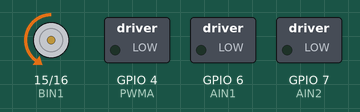
Simulated run of this program. Board: ESP32-S3. On the bench: motor-driver pin pairs drawn as motors (green arrow = first pin HIGH = forward, orange = second pin HIGH = backward, longer = more drive, scaled by the enable pin), switched loads named in the program (green lamp = pin HIGH).

Above: at 1.5 s.
At 4.5 s:
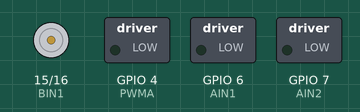
At 7.5 s:
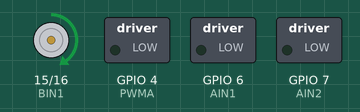
Timing chart, 0 to 11.7 s (numbered marks = the images above):
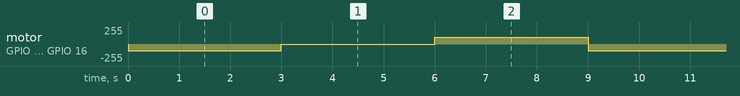

Measured:
- by itself, motor on GPIO 15 (BIN1) / GPIO 16 (BIN2): repeats every 9.0 s: stopped 3.0 s, forward 100/255 3.0 s, backward 100/255 3.0 s

The program:

main.cpp
```cpp
#include <Arduino.h>

// Definicje pinów ESP32-S3 podłączonych do TB6612FNG
const int PWMA = 4;
const int AIN1 = 6;
const int AIN2 = 7;
const int BIN1 = 15;
const int BIN2 = 16;
const int PWMB = 5;

void setup() {
  // Konfiguracja pinów jako wyjścia
  pinMode(PWMA, OUTPUT);
  pinMode(AIN1, OUTPUT);
  pinMode(AIN2, OUTPUT);
  pinMode(PWMB, OUTPUT);
  pinMode(BIN1, OUTPUT);
  pinMode(BIN2, OUTPUT);

  // Uruchomienie komunikacji szeregowej do debugowania
  //Serial.begin(115200);
}

void loop() {
  // digitalWrite(AIN1, LOW);
  // digitalWrite(AIN2, HIGH);
  // analogWrite(PWMA, 100);
  // delay(3000);

  // digitalWrite(AIN1, LOW);
  // digitalWrite(AIN2, LOW);
  // analogWrite(PWMA, 0);
  // delay(3000);

  // digitalWrite(AIN1, HIGH);
  // digitalWrite(AIN2, LOW);
  // analogWrite(PWMA, 100);
  // delay(3000);

  digitalWrite(BIN1, LOW);
  digitalWrite(BIN2, HIGH);
  analogWrite(PWMB, 100);
  delay(3000);

  digitalWrite(BIN1, LOW);
  digitalWrite(BIN2, LOW);
  analogWrite(PWMB, 0);
  delay(3000);

  digitalWrite(BIN1, HIGH);
  digitalWrite(BIN2, LOW);
  analogWrite(PWMB, 100);
  delay(3000);
}
```
